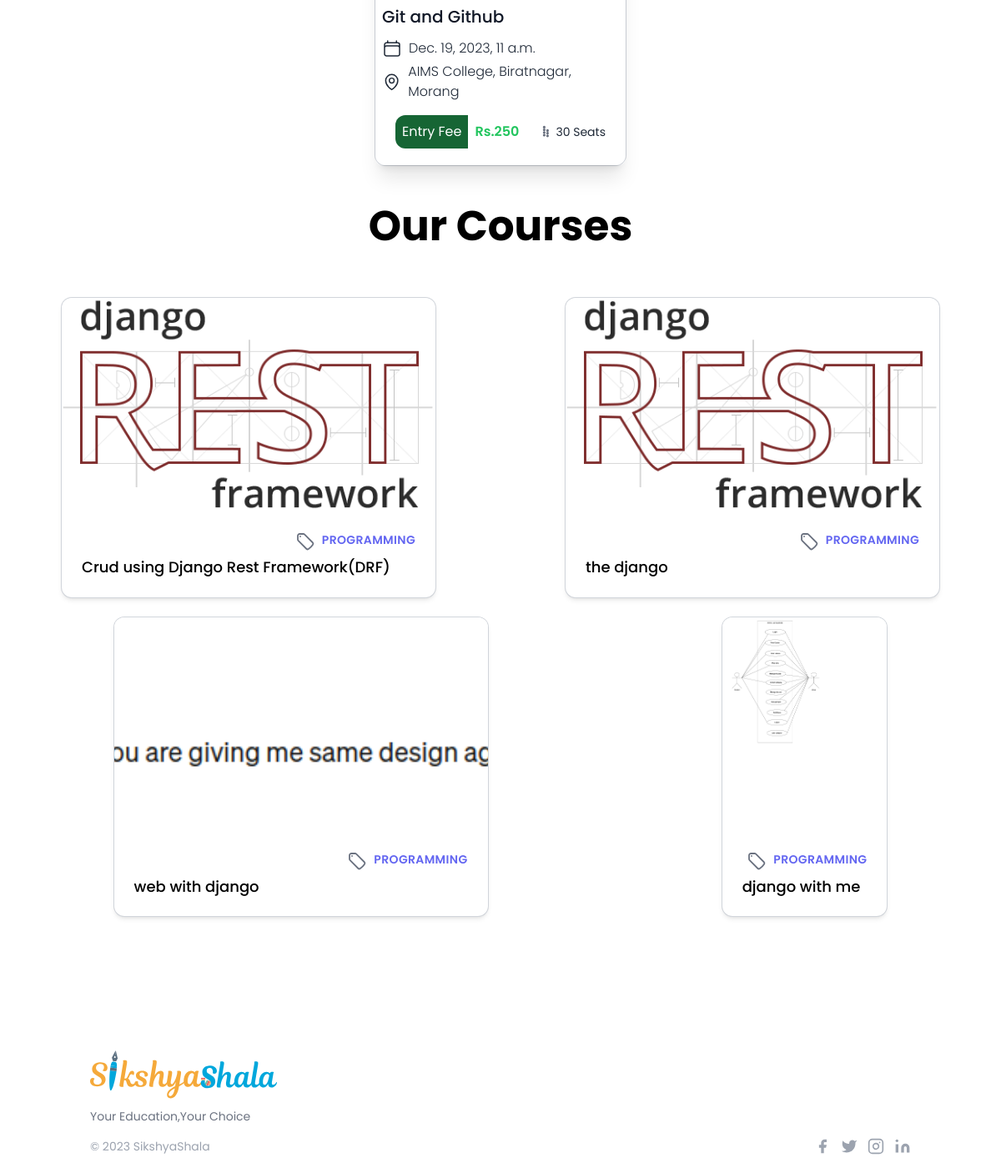
Before: / (lower part) with the older database file.
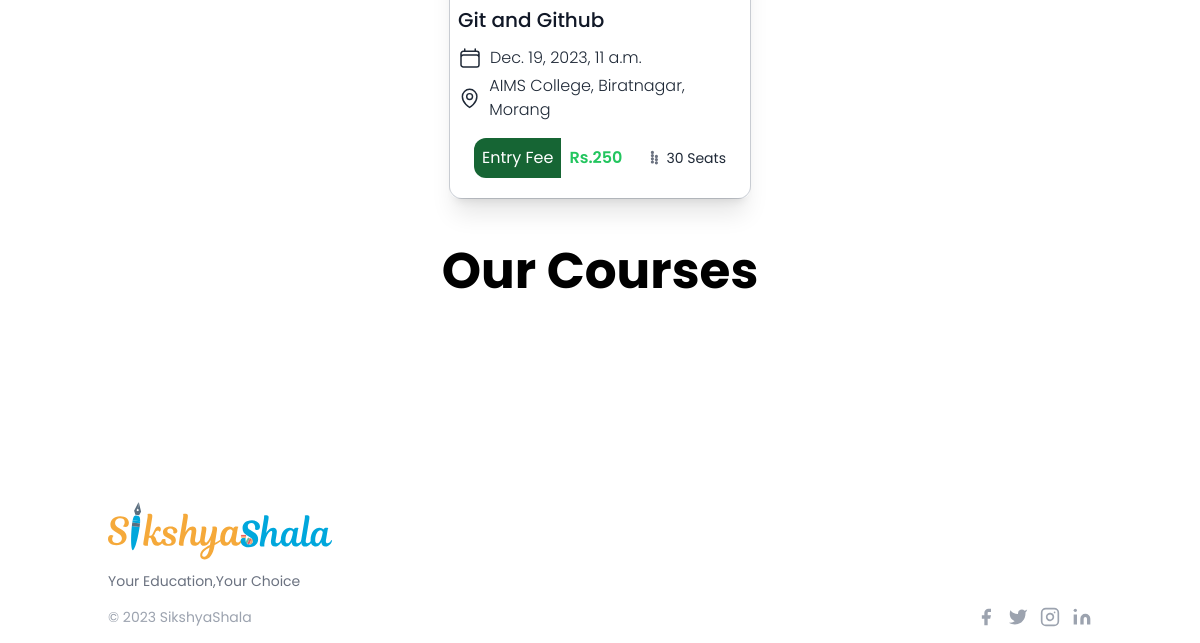
After: the same page with the newer database file.
### cmsapp/models.py (models this page shows, shortened)
class Event(models.Model):
    STATUS_CHOICES = [
        ('ONGOING','ONGOING'),
        ('UPCOMING','UPCOMING'),
    ]
    name = models.CharField(max_length=200)
    map_iframe = models.CharField(max_length=400,blank=True,null=True)
    banner = models.ImageField(upload_to='event_banners',default='event.jpg')
    scheduled_date = models.DateTimeField()
    description = RichTextUploadingField(blank = True,null = True)
    location = models.CharField(max_length=200)
    event_fee = models.IntegerField(default=0)
    is_free = models.BooleanField(default=False)
    seats = models.IntegerField(default=0)
    rules = RichTextUploadingField(blank = True,null = True)
    syllabus = models.FileField(upload_to='syllabus')
    status = models.CharField(choices= STATUS_CHOICES,max_length=20,default="UPCOMING")
    timestamp = models.DateTimeField(auto_now_add=True)

class Course(models.Model):
    author = models.ForeignKey(User,on_delete=models.CASCADE,null = True,blank=True)
    title = models.CharField(max_length =200)
    category = models.ForeignKey(category,on_delete=models.CASCADE,null=True,blank=True,default=1)
    image = models.ImageField(upload_to = 'img')
    slug= models.SlugField(unique = True)
    created = models.DateTimeField(auto_now_add = True)

class category(models.Model):
    name = models.CharField(max_length=40)
    def __str__(self):
        return self.name

### cmsapp/new_view.py (the view)
# urls.py: path('',tw_view,name='home'),
def tw_view(request):
    events = Event.objects.all()
    courses = Course.objects.all()
    context = {
        'events':events,
        'courses':courses
    }
    return render(request,'cmsapp/index_tw.html',context)

### cmsapp/templates/cmsapp/index_tw.html (shortened to what this page needs)
{% extends 'base_tw.html' %}
{% load static %}
{% block content %}
<div class="flex flex-wrap gap-2 justify-between mt-10">
    {% for event in events %}
    <div class="ring-1 ring-gray-300 hover:border-4 rounded-xl hover:border-blue-300  max-w-md md:w-1/3 lg:w-1/4 mx-auto hover:scale-105 duration-300 mb-4">
        <div class="h-full shadow-xl rounded-lg overflow-hidden">
            <div class="p-2"><a href="{% url 'event_detail' event.id %}" class="" title="{{event.name}}">
                    <h1 title="{{event.name}}"
                        class="title-font text-xl font-medium text-gray-900 mb-3 ">{{event.name}}
                    </h1>
                </a>
                <div class="flex flex-row items-center mb-1">
                    <span
                        class="inline-flex justify-center items-center w-6 h-6"></span>
                    <h2 title="Date" class="ml-2 text-md font-light text-gray-800  ">{{event.scheduled_date}}</h2>
                </div>
                <div class="flex flex-row items-center mb-1">
                <h2 title="Address : AIMS College, Biratnagar, Morang" class="ml-2 text-md font-light text-gray-800 "> AIMS College, Biratnagar, Morang</h2>
                </div>
                <div class="px-4 py-3">
                    <div class="flex items-center justify-between">
                      <div class="flex items-center">
                        <div class="p-2 rounded-l-xl bg-green-800 text-white mr-2">
                            Entry Fee
                        </div>
                        <span class="mr-2 text-base font-semibold text-green-500">Rs.{{event.event_fee}}</span>
                      </div>
                      <div class="flex items-center">
                        <p class="text-sm text-gray-800">{{event.seats}} Seats</p>
                      </div>
                    </div>
                  </div>
            </div>
        </div>
    </div>
    {% endfor %}
</div>
<h1 class=" text-black text-[50px] font-bold text-center mt-5">Our Courses</h1>
<div class="post-list flex flex-wrap gap-2 mt-10">
{%for course in courses%}
    <div class=" ring-1 ring-gray-300 relative max-w-md mx-auto  rounded-xl overflow-hidden shadow-md my-2">
        <img class="h-64 w-full object-cover" src="{{course.image.url}}" alt="{{course.title}}">
        <div class="p-6">
            <div class="flex flex-row-reverse ">
                <div class=" ml-2 uppercase tracking-wide text-sm text-indigo-500 font-semibold">{{course.category}}
                </div>
            </div>
            <a href="{%url 'course' course.slug%}" class="block mt-2 text-lg leading-tight font-medium text-black hover:underline">
                {{course.title}}</a>
        </div>
    </div>
{%endfor%}
</div>
{% endblock content %}

### templates/base_tw.html (shortened to what this page needs)
{% load static %}
<!DOCTYPE html>
<html lang="en">
<head>
    {% include 'head/css.html' %}
</head>
    <body class="font-poppins bg-white">
    <div class="">
        {% block content %}
        {% endblock content %}
    </div>
    <footer class="text-gray-400 body-font mt-[150px]">
        <div
            class="container px-5 mt-10 mx-auto flex md:items-center lg:items-start md:flex-row md:flex-nowrap flex-wrap flex-col">
            <div class="w-64 flex-shrink-0 md:mx-0 mx-auto text-center md:text-left"><a
                    class="flex title-font font-medium items-center md:justify-start justify-center text-white"><img
                        src="{% static 'img/sikshyashala.svg' %}" class="w-56 h-16 " alt="Sikshyashala Logo"></a>
                <p class="mt-2 text-sm text-gray-500">Your Education,Your Choice</p>
            </div>
        </div>
        <div class="">
            <div class="container mx-auto py-4 px-5 flex flex-wrap flex-col sm:flex-row">
                <p class="text-gray-400 text-sm text-center sm:text-left">© 2023 SikshyaShala </p><span
                    class="inline-flex sm:ml-auto sm:mt-0 mt-2 justify-center sm:justify-start"><a
                        class="text-gray-400 hover:text-blue-700 hover:bg-white hover:rounded-sm cursor-pointer"
                        href="https://facebook.com/sikshyashala"><svg fill="currentColor" stroke-linecap="round"
                            stroke-linejoin="round" stroke-width="2" class="w-5 h-5" viewBox="0 0 24 24">
                            <path d="M18 2h-3a5 5 0 00-5 5v3H7v4h3v8h4v-8h3l1-4h-4V7a1 1 0 011-1h3z"></path>
                        </svg></a><a class="ml-3 text-gray-400"><svg fill="currentColor" stroke-linecap="round"
                            stroke-linejoin="round" stroke-width="2" class="w-5 h-5" viewBox="0 0 24 24">
                            <path
                                d="M23 3a10.9 10.9 0 01-3.14 1.53 4.48 4.48 0 00-7.86 3v1A10.66 10.66 0 013 4s-4 9 5 13a11.64 11.64 0 01-7 2c9 5 20 0 20-11.5a4.5 4.5 0 00-.08-.83A7.72 7.72 0 0023 3z">
                            </path>
                        </svg></a><a class="ml-3 text-gray-400"><svg fill="none" stroke="currentColor"
                            stroke-linecap="round" stroke-linejoin="round" stroke-width="2" class="w-5 h-5"
                            viewBox="0 0 24 24">
                            <rect width="20" height="20" x="2" y="2" rx="5" ry="5"></rect>
                            <path d="M16 11.37A4 4 0 1112.63 8 4 4 0 0116 11.37zm1.5-4.87h.01"></path>
                        </svg></a><a class="ml-3 text-gray-400"><svg fill="currentColor" stroke="currentColor"
                            stroke-linecap="round" stroke-linejoin="round" stroke-width="0" class="w-5 h-5"
                            viewBox="0 0 24 24">
                            <path stroke="none"
                                d="M16 8a6 6 0 016 6v7h-4v-7a2 2 0 00-2-2 2 2 0 00-2 2v7h-4v-7a6 6 0 016-6zM2 9h4v12H2z">
                            </path>
                            <circle cx="4" cy="4" r="2" stroke="none"></circle>
                        </svg></a></span>
            </div>
        </div>
    </footer>
</body>
</html>

### templates/head/css.html (shortened to what this page needs)
{% load static %}
<link rel="stylesheet" href="{% static 'css/ui.css' %}">

### templates/tw_nav.html (shortened to what this page needs)
{% load static %}

Changed rows visible on the page:
removed Course: image (picture), category "PROGRAMMING", title "Crud using Django Rest Framework(DRF)"
removed Course: image (picture), category "PROGRAMMING", title "the django"
removed Course: image (picture), category "PROGRAMMING", title "web with django"
removed Course: image (picture), category "PROGRAMMING", title "django with me"
